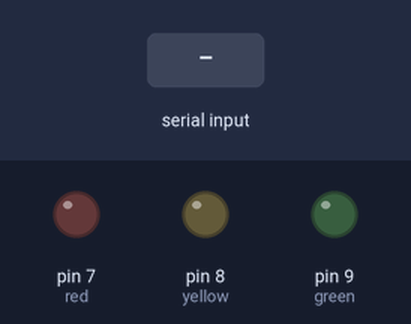
This sketch was run on a simulated Arduino Uno, built with avr-gcc and run on an emulated ATmega328P. On the bench: output pins drawn as LEDs (lit = HIGH). Dashed ring = blinking. The inputs (shaded band) are chosen by the test bench. What the sketch prints to the serial monitor is not drawn.

Above: at 1.2 s.
1.3 s: "b" received over Serial
At 1.4 s:
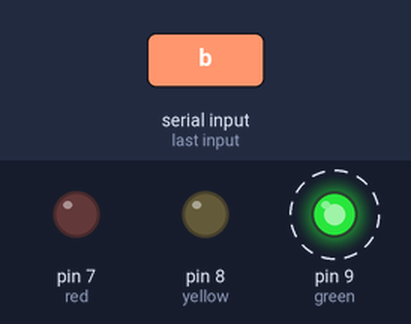
4.3 s: "r" received over Serial
At 4.6 s:
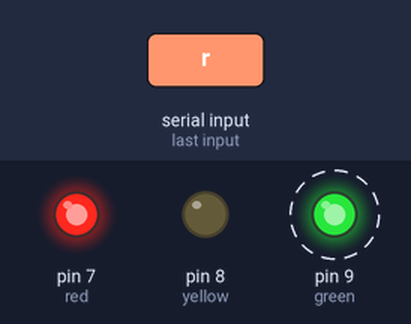
7.3 s: "y" received over Serial
At 7.4 s:
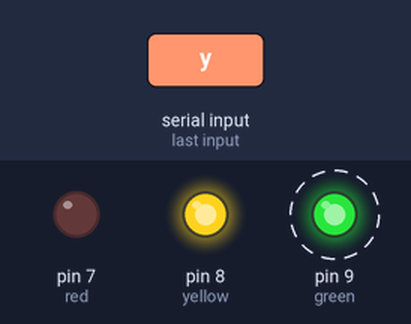
10.3 s: "g" received over Serial
At 10.6 s:
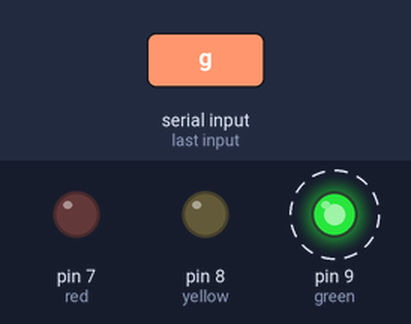
Timing chart, 0 to 14.3 s (numbered marks = the images above; inputs shaded):
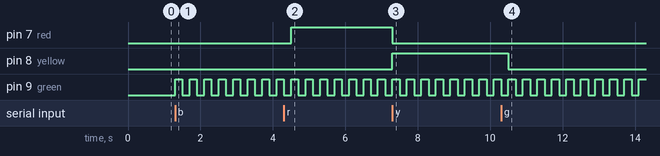

The sketch:

user_input_for_control_LED.ino
```cpp
int red=7;
int yellow=8;
int green=9;
bool blinkgreen=false;
void setup() {
  pinMode(red,OUTPUT);
  pinMode(yellow,OUTPUT);
  pinMode(green,OUTPUT);
  Serial.begin(9600);
  Serial.println("Enter 'b'to blink green LED,'y' for illuminated yellow LED,'g' to illuminated green LED,'r'to illuminated red LED");

}

void loop() {
  if(Serial.available()>0){
    char user=Serial.read();
    digitalWrite(red,LOW);
    digitalWrite(yellow,LOW);
    digitalWrite(green,LOW);
    switch(user){
      case 'b':
      blinkgreen=true;
      break;

      case 'r':
      digitalWrite(red,HIGH);
      break;

      case 'y':
      digitalWrite(yellow,HIGH);
      break;

      case 'g':
      digitalWrite(green,HIGH);
      break;

      default:
      Serial.println("Invalid Input");
      break;
    }
  }
  if(blinkgreen){
    digitalWrite(green,HIGH);
    delay(200);
    digitalWrite(green,LOW);
    delay(200);
  }
}
```

Measured:
- after the input at 1.3 s, pin 9 (green): alternates HIGH for 0.20 s and LOW for 0.20 s, starting at once
- after the input at 4.3 s, pin 7 (red): LOW → HIGH after 0.20 s
- after the input at 7.3 s, pin 7 (red): HIGH → LOW at once; pin 8 (yellow): LOW → HIGH at once
- after the input at 10.3 s, pin 8 (yellow): HIGH → LOW after 0.20 s
